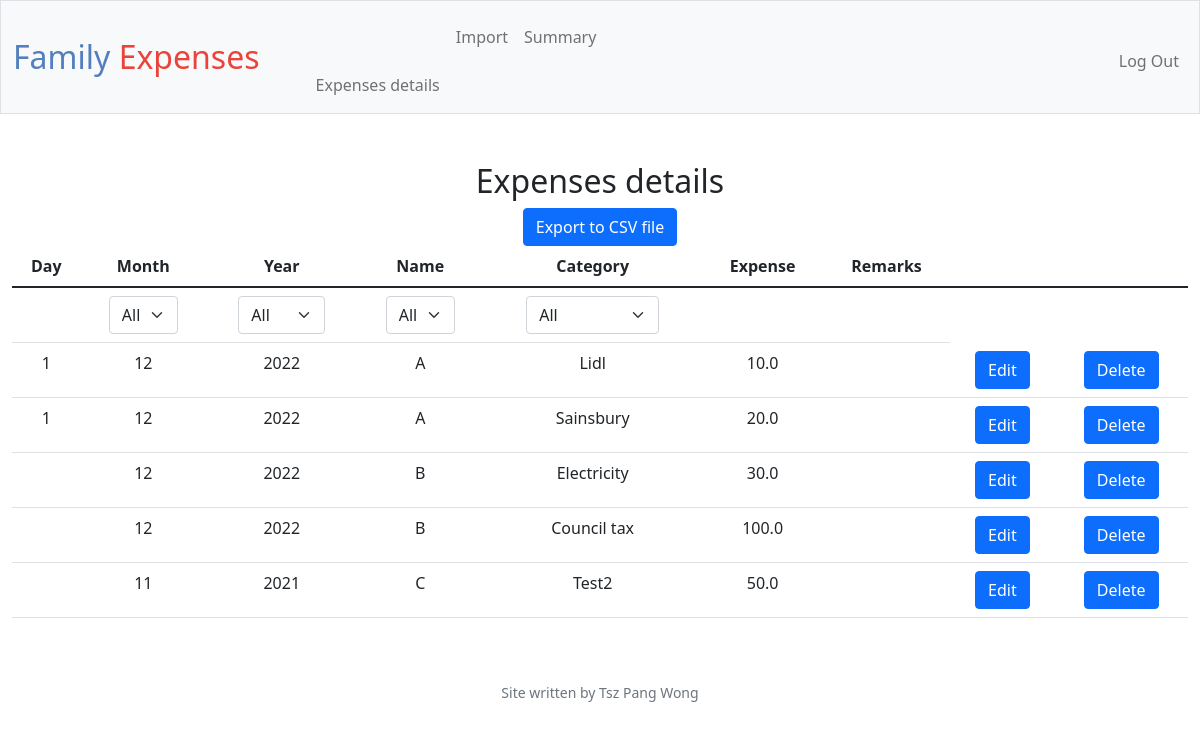
The page / (signed in) on the database its author committed.
### tables this page shows
CREATE TABLE expenses (
row_id INTEGER PRIMARY KEY,
day INTEGER,
month INTEGER NOT NULL,
year INTEGER NOT NULL,
category TEXT NOT NULL,
name TEXT NOT NULL,
expense REAL NOT NULL,
remarks TEXT,
user_id INTEGER NOT NULL,
FOREIGN KEY (user_id) REFERENCES users (id)
ON DELETE CASCADE
ON UPDATE NO ACTION);

### app.py (the view)
@app.route("/")
@login_required
def index():
    if request.method == "GET":
        cursor = connection.cursor()
        total_expenses = cursor.execute("SELECT * FROM expenses WHERE user_id = ?", [(session["user_id"])]).fetchall()
        distinct_month = cursor.execute("SELECT DISTINCT month FROM expenses WHERE user_id = ?", [session["user_id"]]).fetchall()
        distinct_year = cursor.execute("SELECT DISTINCT year FROM expenses WHERE user_id = ?", [session["user_id"]]).fetchall()
        distinct_name = cursor.execute("SELECT DISTINCT name FROM expenses WHERE user_id = ?", [session["user_id"]]).fetchall()
        distinct_category = cursor.execute("SELECT DISTINCT category FROM expenses WHERE user_id = ?", [session["user_id"]]).fetchall()
        load_selected_option = 0
        return render_template("details.html", expenses=total_expenses, d_months=distinct_month, d_years=distinct_year, d_names=distinct_name,d_categories=distinct_category, load_option = load_selected_option)

### app.py (called while the page is built)
@app.after_request
def after_request(response):
    response.headers["Cache-Control"] = "no-cache, no-store, must-revalidate"
    response.headers["Expires"] = 0
    response.headers["Pragma"] = "no-cache"
    return response

### helpers.py (called while the page is built)
def login_required(f):
    @wraps(f)
    def decorated_function(*args, **kwargs):
        if session.get("user_id") is None:
            return redirect("/login")
        return f(*args, **kwargs)
    return decorated_function

### templates/details.html (shortened to what this page needs)
{% extends "layout.html" %}
{% block main %}
    <div><h2>Expenses details</h2></div>
    <div>
        <form action="/export", method ="post">
            <button class="btn btn-primary" type="submit" id="export" name ="export">Export to CSV file</button></td>
        </form>
    </div>
<form action="/select", method = "post", id="filter_select" name="filter_select">
<table class="table">
    <thread>
        <tr>
            <th>Day</th>
            <th>Month</th>
            <th>Year</th>
            <th>Name</th>
            <th>Category</th>
            <th>Expense</th>
            <th>Remarks</th>
            <th></th>
            <th></th>
        </tr>
    </thread>
    <tbody>
        <tr>
            <td></td>
            <td>
                <select class="form-select mx-auto w-auto" id="month" name="month" onchange="select_save_auto_sumbit('month_key', this.value)">
                    <option value ='All'>All</option>
                </select>
            </td>
            <td>
                <select class="form-select mx-auto w-auto" id="year" name="year" onchange="select_save_auto_sumbit('year_key', this.value)">
                    <option value ='All'>All</option>
                </select>
            </td>
            <td>
                <select class="form-select mx-auto w-auto" id="name" name="name" onchange="select_save_auto_sumbit('name_key', this.value)">
                    <option value ='All'>All</option>
                </select>
            </td>
            <td>
                <select class="form-select mx-auto w-auto" id="category" name="category" onchange="select_save_auto_sumbit('category_key', this.value)">
                    <option value ='All'>All</option>
                </select>
            </td>
            <td></td>
            <td></td>
        </tr>
        {% for exp in expenses %}
                <td>{{ exp[1] }}</td>
                <td>{{ exp[2] }}</td>
                <td>{{ exp[3] }}</td>
                <td>{{ exp[5] }}</td>
                <td>{{ exp[4] }}</td>
                <td>{{ exp[6] }}</td>
                <td>{{ exp[7] }}</td>
                <td><button class="btn btn-primary" type="submit" id="edit" name ="edit" value = {{ exp[0] }}>Edit</button></td>
                <td><button class="btn btn-primary" type="submit" onclick="return confirm('Are you sure?')" id="delete" name ="delete" value = {{ exp[0] }}>Delete</button></td>
        {% endfor %}
    </tbody>
</table>
</form>
{% endblock %}

### templates/layout.html (shortened to what this page needs)
<!DOCTYPE html>
<html lang="en">
    <head>
        <link href="https://cdn.jsdelivr.net/npm/bootstrap@5.1.3/dist/css/bootstrap.min.css" rel="stylesheet">
        <link href="/static/styles.css" rel="stylesheet">
    </head>
    <body>
        <nav class="bg-light border navbar navbar-expand-md navbar-light">
            <div class="container-fluid">
                <a class="navbar-brand"><span class="blue">Family</span><span class="red"> Expenses</span>
                <div class="collapse navbar-collapse" id="navbar">
                    {% if session["user_id"] %}
                        <ul class="navbar-nav me-auto mt-2">
                            <li class="nav-item"><a class="nav-link" href="/">Expenses details</a></li>
                            <li class="nav-item"><a class="nav-link" href="/dataimport">Import</a></li>
                            <li class="nav-item"><a class="nav-link" href="/summary">Summary</a></li>
                        </ul>
                        <ul class="navbar-nav ms-auto mt-2">
                            <li class="nav-item"><a class="nav-link" href="/logout">Log Out</a></li>
                        </ul>
                    {% else %}
                        <ul class="navbar-nav ms-auto mt-2">
                            <li class="nav-item"><a class="nav-link" href="/register">Register</a></li>
                            <li class="nav-item"><a class="nav-link" href="/login">Log In</a></li>
                        </ul>
                    {% endif %}
                </div>
            </div>
        </nav>
        <main class="container-fluid py-5 text-center">
            {% block main %}{% endblock %}
        </main>
        <footer class="mb-5 small text-center text-muted">
           Site written by Tsz Pang Wong
        </footer>
    </body>
</html>

### static/styles.css (style rules this page uses)
nav .navbar-brand { font-size: xx-large; }
nav .navbar-brand .blue { color: #537fbe; }
nav .navbar-brand .red { color: #ea433b; }

### rows shown on the page
expenses: day "1", month "12", year "2022", name "A", category "Lidl", expense "10.0", {{ exp[0] }} 5 (drawn)
expenses: day "1", month "12", year "2022", name "A", category "Sainsbury", expense "20.0", {{ exp[0] }} 6 (drawn)
expenses: month "12", year "2022", name "B", category "Electricity", expense "30.0", {{ exp[0] }} 7 (drawn)
expenses: month "12", year "2022", name "B", category "Council tax", expense "100.0", {{ exp[0] }} 8 (drawn)
expenses: month "11", year "2021", name "C", category "Test2", expense "50.0", {{ exp[0] }} 9 (drawn)
